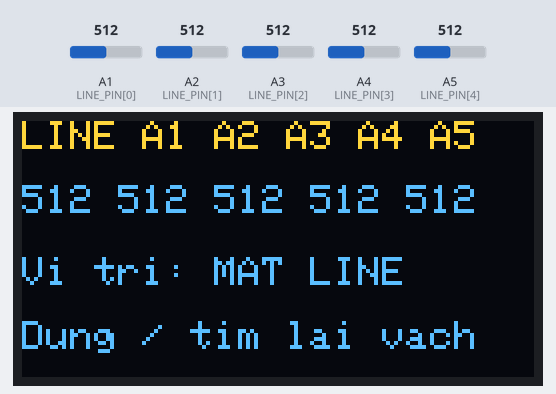
This sketch was run on a simulated Arduino Uno, built with avr-gcc and run on an emulated ATmega328P. Shown: 128×64 one-colour display. The test bench sets the inputs (shaded band); at power-on: A1 (LINE_PIN[0]) = 512, A5 (LINE_PIN[4]) = 512, A4 (LINE_PIN[3]) = 512, A2 (LINE_PIN[1]) = 512, A3 (LINE_PIN[2]) = 512. The OLED is the two-colour kind (top 16 rows yellow); what the sketch prints to the serial monitor is not drawn.

Above: at 1.2 s.
1.3 s: A1 (LINE_PIN[0]) set to 306
At 2.2 s:
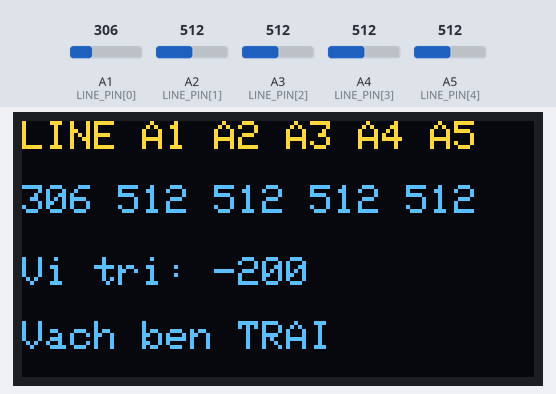
2.9 s: A5 (LINE_PIN[4]) set to 366
At 4.2 s:
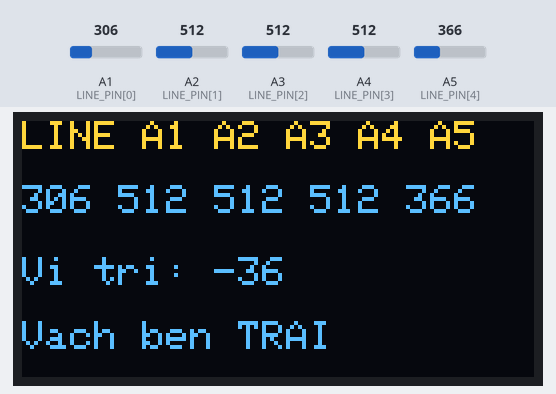
4.5 s: A5 (LINE_PIN[4]) set to 346
At 5.3 s:
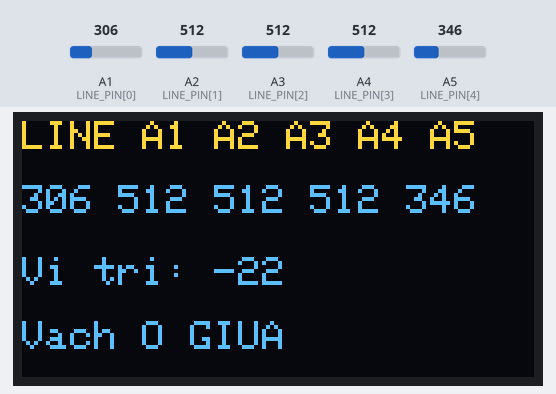
6.0 s: A4 (LINE_PIN[3]) set to 245
At 7.2 s:
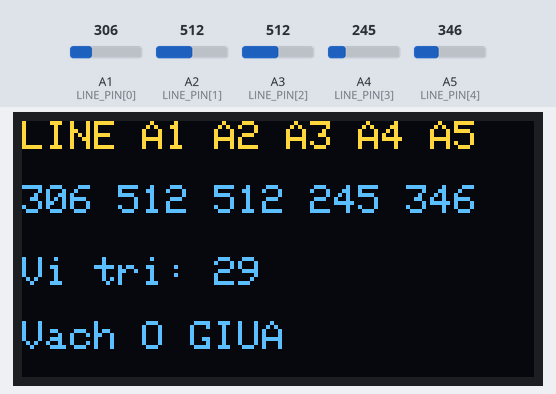
7.5 s: A4 (LINE_PIN[3]) set to 215
At 8.0 s:
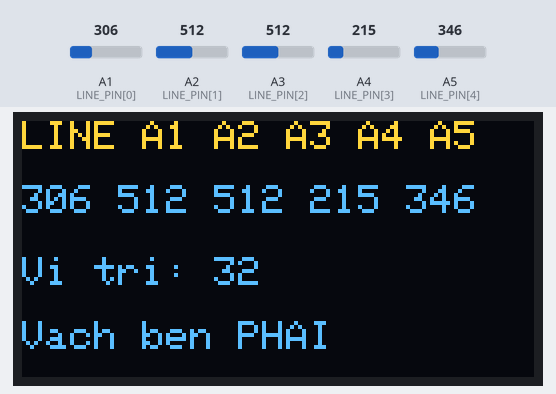
9.1 s: A2 (LINE_PIN[1]) set to 716
At 9.9 s:
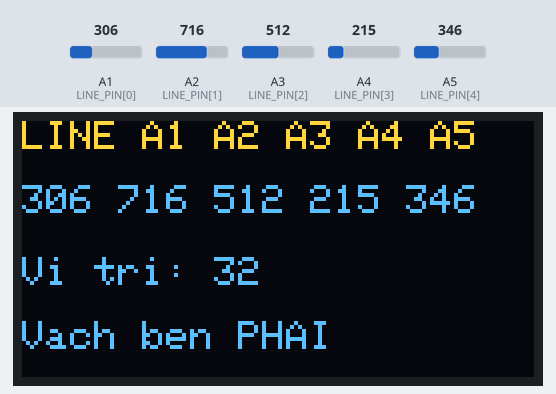
Timing chart, 0 to 11.6 s (numbered marks = the images above; inputs shaded):
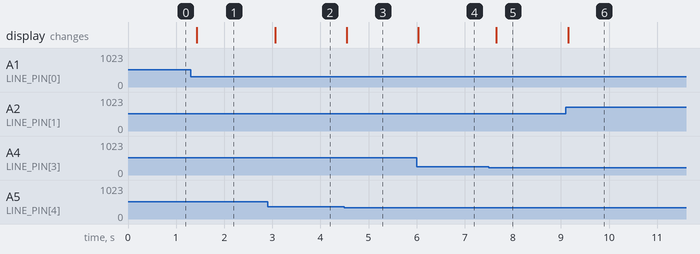

Measured:
- the behaviour switches between 359 and 358 on A5 (LINE_PIN[4]) (found by bisection; images 2 and 3)
- the behaviour switches between 228 and 227 on A4 (LINE_PIN[3]) (found by bisection; images 4 and 5)
- after the input at 1.3 s, the display: changes after 0.13 s (image 1)
- after the input at 2.9 s, the display: changes after 0.16 s (image 2)
- after the input at 4.5 s, the display: changes after 0.05 s (image 3)
- after the input at 6.0 s, the display: changes at once (image 4)
- after the input at 7.5 s, the display: changes after 0.16 s (image 5)
- after the input at 9.1 s, the display: changes after 0.05 s (image 6)

The sketch:

Bai_10_cam_bien_do_line.ino
```cpp
// BÀI 10: ĐỌC 5 CẢM BIẾN DÒ LINE
#include <Wire.h>
#include <Adafruit_GFX.h>
#include <Adafruit_SSD1306.h>

const uint8_t LINE_PIN[5] = {A1, A2, A3, A4, A5};
const int TRONG_SO[5] = {-200, -100, 0, 100, 200};

// Ngưỡng phải được thay bằng kết quả hiệu chỉnh của từng mắt.
int nguong[5] = {500, 500, 500, 500, 500};
int giaTri[5];

Adafruit_SSD1306 oled(128, 64, &Wire, -1);

bool docViTriLine(int &viTri) {
  long tongTrongSo = 0;
  long tongCuongDo = 0;

  for (uint8_t i = 0; i < 5; i++) {
    giaTri[i] = analogRead(LINE_PIN[i]);

    // Vạch tối làm giá trị giảm: cường độ = ngưỡng - giá trị.
    int cuongDo = nguong[i] - giaTri[i];
    if (cuongDo < 0) cuongDo = 0;

    tongTrongSo += (long)cuongDo * TRONG_SO[i];
    tongCuongDo += cuongDo;
  }

  if (tongCuongDo < 80) {
    return false; // Không đủ tín hiệu để kết luận có line.
  }

  viTri = tongTrongSo / tongCuongDo;
  return true;
}

void hienThi(bool coLine, int viTri) {
  oled.clearDisplay();
  oled.setTextColor(SSD1306_WHITE);
  oled.setTextSize(1);
  oled.setCursor(0, 0);
  oled.println("LINE A1 A2 A3 A4 A5");
  oled.setCursor(0, 16);
  for (uint8_t i = 0; i < 5; i++) {
    oled.print(giaTri[i]);
    if (i < 4) oled.print(' ');
  }
  oled.setCursor(0, 34);
  oled.print("Vi tri: ");
  coLine ? oled.println(viTri) : oled.println("MAT LINE");
  oled.setCursor(0, 50);
  if (!coLine) oled.println("Dung / tim lai vach");
  else if (viTri < -30) oled.println("Vach ben TRAI");
  else if (viTri > 30) oled.println("Vach ben PHAI");
  else oled.println("Vach O GIUA");
  oled.display();
}

void setup() {
  Serial.begin(115200);
  for (uint8_t i = 0; i < 5; i++) pinMode(LINE_PIN[i], INPUT);

  Wire.begin();
  if (!oled.begin(SSD1306_SWITCHCAPVCC, 0x3C)) {
    Serial.println("LOI OLED");
    while (true) delay(1000);
  }
}

void loop() {
  int viTri = 0;
  bool coLine = docViTriLine(viTri);

  for (uint8_t i = 0; i < 5; i++) {
    Serial.print(giaTri[i]); Serial.print(i < 4 ? ',' : ' ');
  }
  Serial.print("VI_TRI=");
  coLine ? Serial.println(viTri) : Serial.println("MAT_LINE");

  hienThi(coLine, viTri);
  delay(100);
}
```
